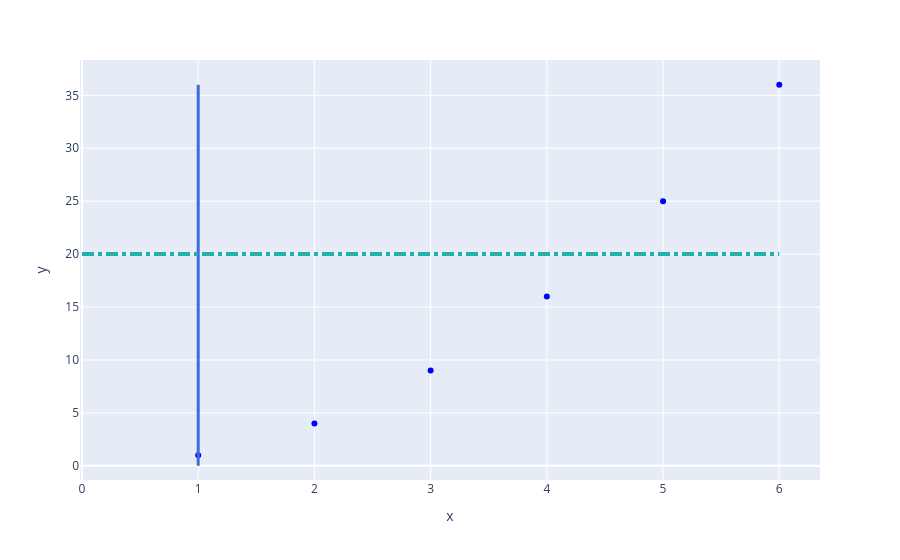

Notebook source saved alongside this figure:
### Markdown cell above
+ 绘制横纵坐标的指示线  
这个涉及到[Shapes的概念](https://plotly.com/python/shapes/)

### Code cell
scatter = px.scatter(x=[1,2,3,4,5,6], y=[1,4,9,16,25,36], color_discrete_sequence=['blue'])

scatter.add_shape(
        # Line Vertical
        dict(
            type="line",
            x0=1,y0=0,
            x1=1,y1=36,
            line=dict(
                color="RoyalBlue",
                width=3
            )
))

scatter.add_shape(
        # Line Horizontal
            type="line",
            x0=0,y0=20,
            x1=6,y1=20,
            line=dict(
                color="LightSeaGreen",
                width=4,
                dash="dashdot",
            ),
    )

scatter.show(width=200, height=400)

### Figure 1 — Plotly figure (JSON) as saved in the notebook; plotly's stock layout.template omitted (floating-point values rounded to 4 significant figures)
{"data": [{"hovertemplate": "x=%{x}<br>y=%{y}<extra></extra>", "legendgroup": "", "marker": {"color": "blue", "symbol": "circle"}, "mode": "markers", "name": "", "orientation": "v", "showlegend": false, "type": "scatter", "x": [1, 2, 3, 4, 5, 6], "xaxis": "x", "y": [1, 4, 9, 16, 25, 36], "yaxis": "y"}], "layout": {"autosize": true, "legend": {"tracegroupgap": 0}, "margin": {"t": 60}, "shapes": [{"line": {"color": "RoyalBlue", "width": 3}, "type": "line", "x0": 1, "x1": 1, "y0": 0, "y1": 36}, {"line": {"color": "LightSeaGreen", "dash": "dashdot", "width": 4}, "type": "line", "x0": 0, "x1": 6, "y0": 20, "y1": 20}], "xaxis": {"anchor": "y", "autorange": true, "domain": [0, 1], "range": [-0.01216, 6.34], "title": {"text": "x"}, "type": "linear"}, "yaxis": {"anchor": "x", "autorange": true, "domain": [0, 1], "range": [-1.71, 38.71], "title": {"text": "y"}, "type": "linear"}}}
